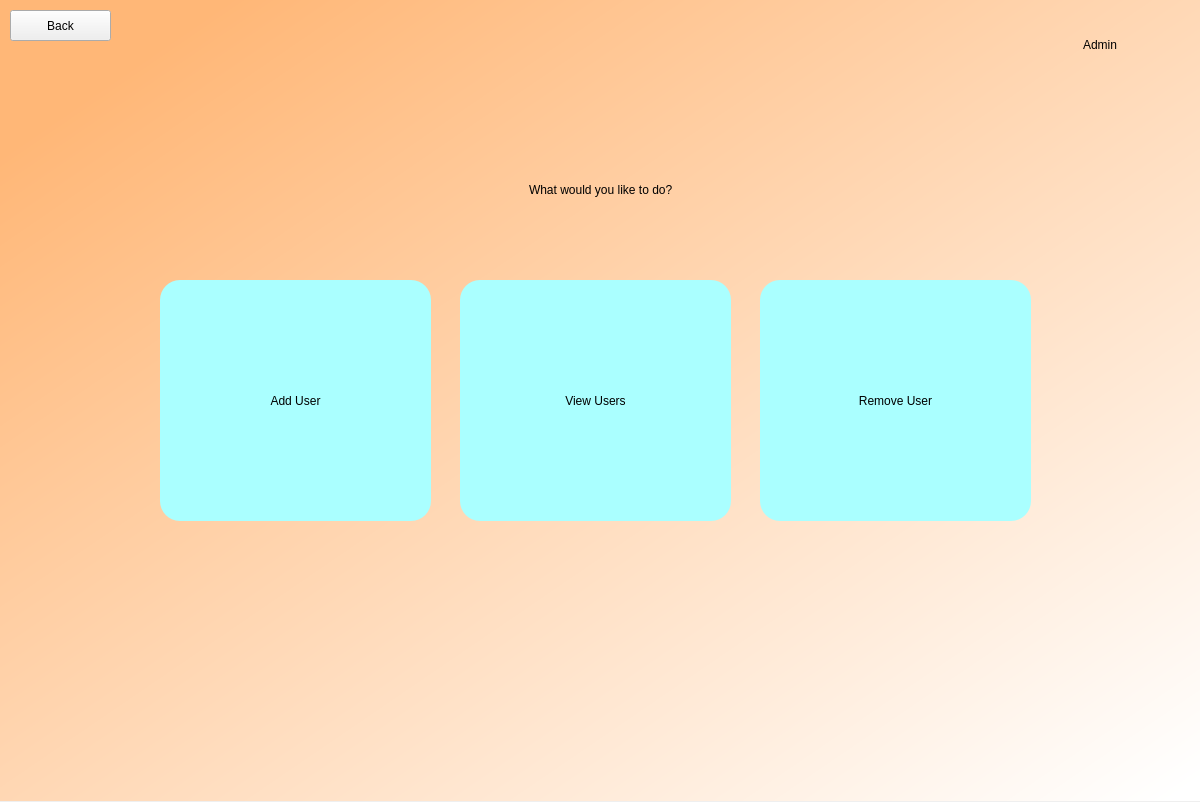
<?xml version="1.0" encoding="UTF-8"?>
<ui version="4.0">
 <class>Dialog</class>
 <widget class="QDialog" name="Dialog">
  <property name="geometry">
   <rect>
    <x>0</x>
    <y>0</y>
    <width>1200</width>
    <height>802</height>
   </rect>
  </property>
  <property name="windowTitle">
   <string>Dialog</string>
  </property>
  <widget class="QWidget" name="bgwidget" native="true">
   <property name="geometry">
    <rect>
     <x>0</x>
     <y>0</y>
     <width>1201</width>
     <height>801</height>
    </rect>
   </property>
   <property name="styleSheet">
    <string notr="true">QWidget#bgwidget{
background-color:qlineargradient(spread:pad, x1:0.091, y1:0.101636, x2:0.991379, y2:0.977, stop:0 rgb(255, 183, 119), stop:1 rgba(255, 255, 255, 255));}</string>
   </property>
   <widget class="QPushButton" name="addUser">
    <property name="geometry">
     <rect>
      <x>160</x>
      <y>280</y>
      <width>271</width>
      <height>241</height>
     </rect>
    </property>
    <property name="styleSheet">
     <string notr="true">border-radius:20px;
background-color: rgb(170, 255, 255);
font: 14pt &quot;DengXian&quot;;</string>
    </property>
    <property name="text">
     <string>Add User</string>
    </property>
   </widget>
   <widget class="QPushButton" name="removeUser">
    <property name="geometry">
     <rect>
      <x>760</x>
      <y>280</y>
      <width>271</width>
      <height>241</height>
     </rect>
    </property>
    <property name="styleSheet">
     <string notr="true">border-radius:20px;
background-color: rgb(170, 255, 255);
font: 14pt &quot;DengXian&quot;;</string>
    </property>
    <property name="text">
     <string>Remove User</string>
    </property>
   </widget>
   <widget class="QWidget" name="verticalLayoutWidget">
    <property name="geometry">
     <rect>
      <x>250</x>
      <y>150</y>
      <width>702</width>
      <height>80</height>
     </rect>
    </property>
    <layout class="QVBoxLayout" name="verticalLayout">
     <item alignment="Qt::AlignHCenter">
      <widget class="QLabel" name="label">
       <property name="styleSheet">
        <string notr="true">font: 36pt &quot;DengXian&quot;; color: rgb(0, 0, 0)</string>
       </property>
       <property name="text">
        <string>What would you like to do?</string>
       </property>
      </widget>
     </item>
    </layout>
   </widget>
   <widget class="QWidget" name="verticalLayoutWidget_2">
    <property name="geometry">
     <rect>
      <x>1020</x>
      <y>20</y>
      <width>160</width>
      <height>51</height>
     </rect>
    </property>
    <layout class="QVBoxLayout" name="verticalLayout_2">
     <item alignment="Qt::AlignHCenter|Qt::AlignVCenter">
      <widget class="QLabel" name="profile">
       <property name="styleSheet">
        <string notr="true">font: 18pt &quot;DengXian&quot;; color: rgb(0, 0, 0)</string>
       </property>
       <property name="text">
        <string>Admin</string>
       </property>
      </widget>
     </item>
    </layout>
   </widget>
   <widget class="QPushButton" name="viewUsers">
    <property name="geometry">
     <rect>
      <x>460</x>
      <y>280</y>
      <width>271</width>
      <height>241</height>
     </rect>
    </property>
    <property name="styleSheet">
     <string notr="true">border-radius:20px;
background-color: rgb(170, 255, 255);
font: 14pt &quot;DengXian&quot;;</string>
    </property>
    <property name="text">
     <string>View Users</string>
    </property>
   </widget>
   <widget class="QPushButton" name="backButton">
    <property name="geometry">
     <rect>
      <x>10</x>
      <y>10</y>
      <width>101</width>
      <height>31</height>
     </rect>
    </property>
    <property name="styleSheet">
     <string notr="true">font: 12pt &quot;DengXian&quot;;</string>
    </property>
    <property name="text">
     <string>Back</string>
    </property>
   </widget>
  </widget>
 </widget>
 <resources/>
 <connections/>
</ui>
